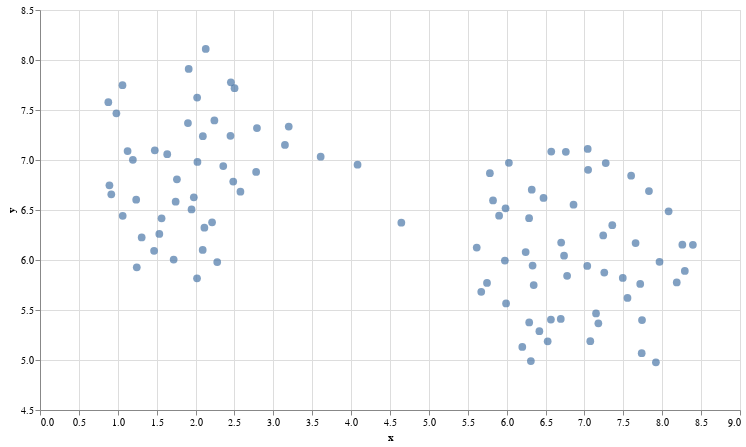
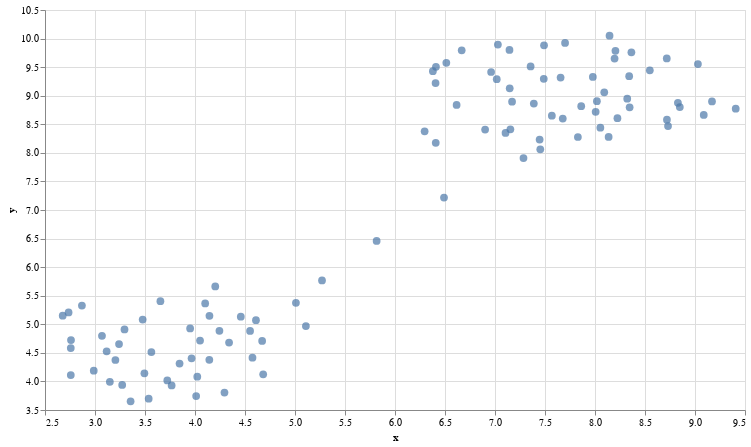

Here is the notebook cell these charts were saved with, in order:
### Code cell
# UMAP reduces the dimensions from 1024 to 2 dimensions that we can plot
reducer = umap.UMAP(n_neighbors=20)
umap_embeds = reducer.fit_transform(embeddings)
# Prepare the data to plot and interactive visualization
# using Altair
df_explore = pd.DataFrame(data={'text': df['ha_ig_text'][:100]})
df_explore['x'] = umap_embeds[:,0]
df_explore['y'] = umap_embeds[:,1]
# Plot
chart = alt.Chart(df_explore).mark_circle(size=60).encode(
    x=#'x',
    alt.X('x',
        scale=alt.Scale(zero=False)
    ),
    y=
    alt.Y('y',
        scale=alt.Scale(zero=False)
    ),
    tooltip=['text']
).properties(
    width=700,
    height=400
)
chart.interactive()

### Figure 1 — Vega-Lite specification as saved in the notebook (floating-point values rounded to 4 significant figures)
{"config": {"view": {"continuousWidth": 400, "continuousHeight": 300}}, "data": {"name": "data-15fde31980414c5676607ffff3b9edb8"}, "mark": {"type": "circle", "size": 60}, "encoding": {"tooltip": [{"field": "text", "type": "nominal"}], "x": {"field": "x", "scale": {"zero": false}, "type": "quantitative"}, "y": {"field": "y", "scale": {"zero": false}, "type": "quantitative"}}, "height": 400, "selection": {"selector003": {"type": "interval", "bind": "scales", "encodings": ["x", "y"]}}, "width": 700, "$schema": "https://vega.github.io/schema/vega-lite/v4.17.0.json", "datasets": {"data-15fde31980414c5676607ffff3b9edb8": [{"text": "baka film din banza director allah ya dafa ni nasan zai yi daidai da abnd ake bukata", "x": 0.9822, "y": 7.466}, {"text": "allah ubangiji yaiwa rayuwarsa albarka", "x": 2.501, "y": 7.719}, {"text": "abu nafarko gamawa da duniya lafiya kuma inason ingama da uwayena lafiya sannan arzikin duniya dana lahira  sannan inason ganin annabi  s a w  koda cikin mafarkinane   gaskiya dai kuma inason aur", "x": 1.978, "y": 6.627}, {"text": "allah yasa muyi kyakkyawan qarshe", "x": 2.485, "y": 6.785}, {"text": "ba wasa a fuskokinsu  may you succeed always guys", "x": 7.919, "y": 4.977}, {"text": "aslm bbc hausa tambaya ta itace shekara bbc hausa nawa kuma a wace kasa takene nagode   fatan alkairi", "x": 1.476, "y": 7.096}, {"text": "allah yasa donal trump y kawo w buhari ziyara suyi hanu biyu d shi amin", "x": 2.092, "y": 6.1}, {"text": "toh allah ya sakawa yan gaza", "x": 2.024, "y": 6.98}, {"text": "wannan gsky ne wallahi munacikin lahaula allah muke roqo daya kawo mana daukinsa", "x": 1.063, "y": 6.441}, {"text": "ya subhanallahi   allah ya jiqansu ya gafarta musu ameen", "x": 2.789, "y": 7.319}, {"text": "ah lallai ka burge", "x": 1.744, "y": 6.584}, {"text": "a haba dai kano pillars    allah ya bashi team a chan inda take", "x": 1.194, "y": 7.002}, {"text": "ba a cewa                  ya mutu                  kamarh dabba  sai dey ace                 yarasu                 allah ya mugane amen", "x": 2.131, "y": 8.111}, {"text": "gsky ne allah ya taimaki", "x": 2.577, "y": 6.683}, {"text": "sister dinki tayi kyau sosai", "x": 4.646, "y": 6.374}, {"text": "allah yashiryar damu baki dai wlh wasu mutane akwai sheri garesu", "x": 1.563, "y": 6.417}, {"text": "allahu akbar allah yaqara nisan kwana mai amfani daga bakin jikan mal  arzika dan nepu sokoto state bodinga l g ketaeren sawaba area", "x": 1.636, "y": 7.058}, {"text": "allah ya sa mu dace amin", "x": 2.356, "y": 6.939}, {"text": "gsky hirar nan tae dadi allah ya taemaka", "x": 2.779, "y": 6.881}, {"text": "idan ansamu iphone 1 in aso", "x": 3.609, "y": 7.034}, {"text": "gamji mazan kwarai namiji uban yan boko  allah ya qara haskaka makwanci", "x": 1.237, "y": 6.603}, {"text": "ko babu komai akwai araha", "x": 1.534, "y": 6.261}, {"text": "allah yakara jagora", "x": 2.242, "y": 7.396}, {"text": "dan allah a ina xan samu complete shirinku da kukeyi mai suna dan birni i m in love with the movie  thanks   allah ya kara daukaka", "x": 0.8784, "y": 7.578}, {"text": "allah ya karemana kasarmu tagado nigeria da kare warsa daga sharrin yan siyasa ameeeeeeeeeen", "x": 2.019, "y": 5.817}, {"text": "masha allah  muna godiya da aikin megida", "x": 0.9167, "y": 6.656}, {"text": "show love to rahama sadau", "x": 4.083, "y": 6.954}, {"text": "good haka muke so yan man united ayi hakure sai next level", "x": 1.126, "y": 7.089}, {"text": "allah yasa afara asa a allah yayi jagora", "x": 2.094, "y": 7.238}, {"text": "allah ya sauwaqe mata wannan jarrabawar", "x": 1.76, "y": 6.806}, {"text": "allah ya fiddasu lafiya   alfarmar annabi muhammad s a w", "x": 2.454, "y": 7.776}, {"text": "allah ya sa ka da alkharin sa", "x": 2.02, "y": 7.624}, {"text": "kuma dai ya allah mun mika lamuramu zuwa gareka ya allah ka kawo mana mafeta kasa ta nageria ya allah kai ne maji rokon bayinka amin ya hauyu ya kauyumu", "x": 1.244, "y": 5.927}, {"text": "amin y rabbi dama allah swt y halicche mu sannan y ban ban tamu t bangaren yare   al adu d kuma kabilu ba don komai bah se dan wannan dalilan allah y karo mana lpy d zaman lpy gami d yalwar arzik", "x": 1.467, "y": 6.092}, {"text": "congratulations zamuzo musha kaman ba gobe", "x": 7.736, "y": 5.068}, {"text": "congratulations stardom har birnin sin", "x": 1.902, "y": 7.369}, {"text": "allah yajikansa da rahma yasa albarka ga iyalansa daya bari amen", "x": 1.912, "y": 7.911}, {"text": "mashaallah allah ya kara daukaka darajar wanan film allah ya nuna mana kizo jahar katsina domin haska mana shi a cinema amin", "x": 1.061, "y": 7.748}, {"text": "allah ka yaye mana wadannan masifu a nigeria", "x": 2.279, "y": 5.979}, {"text": "toh mudae wannan cutar allah ya karu mu  kuma mutane sugane cewa idan kaga gemun dan uwanka yakama da wuta toh ka yai yafa ma naka ruwa", "x": 1.718, "y": 6.005}, {"text": "yaye kyau    gaskiya mahmud yana playing role mai wuya a wannan shirrin labarin", "x": 0.8927, "y": 6.746}, {"text": "allhmdllh      allah yatona asirinsu", "x": 3.198, "y": 7.334}, {"text": "koma wanne irin nau i neh allah zai karemu", "x": 1.948, "y": 6.506}, {"text": "ameen  may aljanna be their final abode", "x": 3.149, "y": 7.151}, {"text": "allah ya tsare da gaba", "x": 2.449, "y": 7.242}, {"text": "mukam muna biyayya ga gwamnati duk abunda tace idan bawai yasaba mawa addinin islama bane muna masu biyayya yauwa", "x": 1.307, "y": 6.225}, {"text": "allahu akbar  allah ka kawo mana karshen wannan bala i", "x": 2.212, "y": 6.377}, {"text": "tsakani da allah in ba a yi hankali ba sai    sudan ta koma    libiya", "x": 2.114, "y": 6.323}, {"text": "happy birthday ezigbo nne mu ochie ka ife nile bu ife oma  aru isi ike n ogologo ndu buru nke gi  now and forever   amen", "x": 8.187, "y": 5.775}, {"text": "o biliwo o biliwo jesu apoburu nelu obe onye mmeri", "x": 7.179, "y": 5.367}, {"text": "nsogbu ad gh   omego n   nwa an  kita  nke ah  agbag   niru niru k any  n eje", "x": 6.244, "y": 6.079}, {"text": "m  asa  gb  makata    so mma", "x": 5.977, "y": 5.994}, {"text": "wow        chidozie      ji si ike", "x": 7.149, "y": 5.466}, {"text": "jehovah idi egwu jehovah idi egwu  praise  farandmode", "x": 7.241, "y": 6.246}, {"text": "ekele d r  g  chukwuabiama     b ara egbu m  gbuo onwe ya  chineke  m  ntak r  daal  oo", "x": 7.553, "y": 5.62}, {"text": "nnem chukwu go zie g  na nk  i kw r", "x": 6.761, "y": 7.082}, {"text": "igbo medley by    inspirationalhour with umu chineke eee", "x": 6.311, "y": 4.989}, {"text": "nwaeze adighi efu n mba", "x": 5.992, "y": 5.566}, {"text": "haew god  ezigbo nwanyi", "x": 6.474, "y": 6.621}, {"text": "ar r    ewo   jee nke  ma  gbu  j", "x": 6.333, "y": 5.944}, {"text": "hbd onyeoma  chukwu gozie gi   more hits  birikwa blessings lagos state house of", "x": 8.082, "y": 6.487}, {"text": "singing  onye neme mma lekwe ikperem nala      imela  africanpraise", "x": 6.201, "y": 5.131}, {"text": "happy birthday nne   chukwu gozie gi ofuma", "x": 8.394, "y": 6.152}, {"text": "happy birthday chinecherem  okenwa  chukwu goziwerem gi    aka na emebe akwa umu nwoke na uzo opuruiche  golibe", "x": 8.291, "y": 5.891}, {"text": "nsogbu adighi  kachifo", "x": 5.615, "y": 6.125}, {"text": "ekele na nsopuru diri gi chiokike maka ndu i nyere anyi  ahu ike na amara     riwo otito", "x": 7.717, "y": 5.761}, {"text": "kedu ka   mere ezigbo eyin m", "x": 7.075, "y": 5.189}, {"text": "otua ka chineke anyi di eh agidigba eh eh eh   waciservice1  hbdrevgodwinabba", "x": 6.738, "y": 6.043}, {"text": "t t   ma nwanne", "x": 5.986, "y": 6.517}, {"text": "jesus igwe ezeoha", "x": 6.86, "y": 6.553}, {"text": "i b  chukwu   b gh  mmad  you are god you re not man  i b  chukwu   b gh  mmad  i b  chukwu   b gh  mmad  i b  chukwu   b gh  mmad  na you be god almighty god you no be man oh you no be man oh", "x": 7.6, "y": 6.843}, {"text": "nne i s r  ike o", "x": 5.825, "y": 6.596}, {"text": "chukwu oma onyeoma na   chukwu oma onyeoma na   chukwu oma chobioma    praising god in a special", "x": 7.829, "y": 6.689}, {"text": "igbo amaka dimkpa anagh  a ka nk  n egwu   ma a gb   egwu ichaka", "x": 6.29, "y": 5.376}, {"text": "biri kam biri egbe bere ugo bere  nke si ibeya ebele  nkw  kwa ya", "x": 6.527, "y": 5.187}, {"text": "oga nd  oga", "x": 5.903, "y": 6.443}, {"text": "auntie ngo i like ya dress  omara ezigbo mma", "x": 5.747, "y": 5.77}, {"text": "happy birthday mazi iga adi ka echi makana echi adi agwu agwu  onyenweanyi gozie gi", "x": 7.965, "y": 5.982}, {"text": "ndewo nwoke  ma", "x": 6.028, "y": 6.971}, {"text": "nd  nke m", "x": 5.784, "y": 6.869}, {"text": "okonkwo in things fall apart   ka chukwu okike abiama chekwa gi  nye gi ahu ike n ogologo ndu", "x": 7.358, "y": 6.348}, {"text": "ezenkwobi  ny  spare parts na agbani", "x": 6.569, "y": 5.404}, {"text": "ekele dibia gworo akidi  ya agwota ozo", "x": 7.255, "y": 5.874}, {"text": "onye eze   udo di ri gi onye oma  more grace as you reach out to the masses in imo state  remember me kwanu e don tey na", "x": 7.493, "y": 5.821}, {"text": "biko ndi obodoukwu nwere umu asa di sharp bonario tell her pls", "x": 6.696, "y": 5.411}, {"text": "even contact his suppliers in china  chukwu mekwalu nd  ya ebele", "x": 6.573, "y": 7.084}, {"text": "time for our  thanksgiving dance and procession  nagode jesu ibu chukwu onye dinma oluwa etobi      thanksgivingsunday  talagos", "x": 8.259, "y": 6.153}, {"text": "lmao  chukwu gba gi ume", "x": 7.047, "y": 6.902}, {"text": "np chukwu agozi go gi   ft lucy q       dreamlounge with    tgif  turnup", "x": 7.042, "y": 7.111}, {"text": "it s the  thefirstflight2theweekend w   x  np chukwu agozi di gi ft", "x": 7.274, "y": 6.97}, {"text": "odogwu na agha dike na agha nara ekele odogwu na agha dike na agha nara ekele olisa kere uwa chukwu na eme nma agam buru hallelujah eburu bu gara jehovah  mercyconference2021", "x": 7.658, "y": 6.169}, {"text": "good morning    ndi n anyi    bia ka anyi rie cc", "x": 5.673, "y": 5.681}, {"text": "jesus  aka m d  elu e jesus  ikpere m di na  l", "x": 6.701, "y": 6.174}, {"text": "nwa na asu igbo  obi dim uto  ada kedu", "x": 6.777, "y": 5.841}, {"text": "nna  jide ka iji", "x": 6.288, "y": 6.419}, {"text": "ogssian nwanne  udo diri gi", "x": 7.036, "y": 5.941}, {"text": "ututu oma nna o  kedu", "x": 6.323, "y": 6.703}, {"text": "thank you jesus  onye nwe anyi imela    goodmorningenugu  goodmorningenugu2018", "x": 7.74, "y": 5.399}, {"text": "chai    i na agba mbo ofuma  jisie ike", "x": 6.348, "y": 5.749}, {"text": "igbo ndi oma  ndewonu  bia soro noria na oge  obinwanne  ubochim cc", "x": 6.421, "y": 5.288}]}}

### Figure 2 — Vega-Lite specification as saved in the notebook (floating-point values rounded to 4 significant figures)
{"config": {"view": {"continuousWidth": 400, "continuousHeight": 300}}, "data": {"name": "data-59f46bbc2fc5574692e8b3f8554a9c69"}, "mark": {"type": "circle", "size": 60}, "encoding": {"tooltip": [{"field": "text", "type": "nominal"}], "x": {"field": "x", "scale": {"zero": false}, "type": "quantitative"}, "y": {"field": "y", "scale": {"zero": false}, "type": "quantitative"}}, "height": 400, "selection": {"selector004": {"type": "interval", "bind": "scales", "encodings": ["x", "y"]}}, "width": 700, "$schema": "https://vega.github.io/schema/vega-lite/v4.17.0.json", "datasets": {"data-59f46bbc2fc5574692e8b3f8554a9c69": [{"text": "baka film din banza director allah ya dafa ni nasan zai yi daidai da abnd ake bukata", "x": 2.677, "y": 5.15}, {"text": "allah ubangiji yaiwa rayuwarsa albarka", "x": 4.458, "y": 5.134}, {"text": "abu nafarko gamawa da duniya lafiya kuma inason ingama da uwayena lafiya sannan arzikin duniya dana lahira  sannan inason ganin annabi  s a w  koda cikin mafarkinane   gaskiya dai kuma inason aur", "x": 2.988, "y": 4.188}, {"text": "allah yasa muyi kyakkyawan qarshe", "x": 4.102, "y": 5.364}, {"text": "ba wasa a fuskokinsu  may you succeed always guys", "x": 6.407, "y": 8.176}, {"text": "aslm bbc hausa tambaya ta itace shekara bbc hausa nawa kuma a wace kasa takene nagode   fatan alkairi", "x": 2.758, "y": 4.112}, {"text": "allah yasa donal trump y kawo w buhari ziyara suyi hanu biyu d shi amin", "x": 4.295, "y": 3.806}, {"text": "toh allah ya sakawa yan gaza", "x": 3.966, "y": 4.405}, {"text": "wannan gsky ne wallahi munacikin lahaula allah muke roqo daya kawo mana daukinsa", "x": 3.07, "y": 4.799}, {"text": "ya subhanallahi   allah ya jiqansu ya gafarta musu ameen", "x": 4.672, "y": 4.708}, {"text": "ah lallai ka burge", "x": 3.477, "y": 5.082}, {"text": "a haba dai kano pillars    allah ya bashi team a chan inda take", "x": 2.758, "y": 4.584}, {"text": "ba a cewa                  ya mutu                  kamarh dabba  sai dey ace                 yarasu                 allah ya mugane amen", "x": 3.951, "y": 4.928}, {"text": "gsky ne allah ya taimaki", "x": 3.654, "y": 5.405}, {"text": "sister dinki tayi kyau sosai", "x": 6.49, "y": 7.218}, {"text": "allah yashiryar damu baki dai wlh wasu mutane akwai sheri garesu", "x": 3.148, "y": 3.994}, {"text": "allahu akbar allah yaqara nisan kwana mai amfani daga bakin jikan mal  arzika dan nepu sokoto state bodinga l g ketaeren sawaba area", "x": 4.023, "y": 4.082}, {"text": "allah ya sa mu dace amin", "x": 4.341, "y": 4.68}, {"text": "gsky hirar nan tae dadi allah ya taemaka", "x": 4.203, "y": 5.663}, {"text": "idan ansamu iphone 1 in aso", "x": 5.27, "y": 5.767}, {"text": "gamji mazan kwarai namiji uban yan boko  allah ya qara haskaka makwanci", "x": 3.116, "y": 4.528}, {"text": "ko babu komai akwai araha", "x": 3.204, "y": 4.375}, {"text": "allah yakara jagora", "x": 4.244, "y": 4.885}, {"text": "dan allah a ina xan samu complete shirinku da kukeyi mai suna dan birni i m in love with the movie  thanks   allah ya kara daukaka", "x": 2.736, "y": 5.208}, {"text": "allah ya karemana kasarmu tagado nigeria da kare warsa daga sharrin yan siyasa ameeeeeeeeeen", "x": 4.012, "y": 3.744}, {"text": "masha allah  muna godiya da aikin megida", "x": 3.295, "y": 4.909}, {"text": "show love to rahama sadau", "x": 5.816, "y": 6.459}, {"text": "good haka muke so yan man united ayi hakure sai next level", "x": 2.76, "y": 4.725}, {"text": "allah yasa afara asa a allah yayi jagora", "x": 4.05, "y": 4.715}, {"text": "allah ya sauwaqe mata wannan jarrabawar", "x": 3.564, "y": 4.514}, {"text": "allah ya fiddasu lafiya   alfarmar annabi muhammad s a w", "x": 4.61, "y": 5.072}, {"text": "allah ya sa ka da alkharin sa", "x": 4.682, "y": 4.125}, {"text": "kuma dai ya allah mun mika lamuramu zuwa gareka ya allah ka kawo mana mafeta kasa ta nageria ya allah kai ne maji rokon bayinka amin ya hauyu ya kauyumu", "x": 3.356, "y": 3.653}, {"text": "amin y rabbi dama allah swt y halicche mu sannan y ban ban tamu t bangaren yare   al adu d kuma kabilu ba don komai bah se dan wannan dalilan allah y karo mana lpy d zaman lpy gami d yalwar arzik", "x": 3.846, "y": 4.312}, {"text": "congratulations zamuzo musha kaman ba gobe", "x": 6.296, "y": 8.377}, {"text": "congratulations stardom har birnin sin", "x": 4.575, "y": 4.415}, {"text": "allah yajikansa da rahma yasa albarka ga iyalansa daya bari amen", "x": 4.145, "y": 5.147}, {"text": "mashaallah allah ya kara daukaka darajar wanan film allah ya nuna mana kizo jahar katsina domin haska mana shi a cinema amin", "x": 2.869, "y": 5.327}, {"text": "allah ka yaye mana wadannan masifu a nigeria", "x": 4.143, "y": 4.377}, {"text": "toh mudae wannan cutar allah ya karu mu  kuma mutane sugane cewa idan kaga gemun dan uwanka yakama da wuta toh ka yai yafa ma naka ruwa", "x": 3.494, "y": 4.141}, {"text": "yaye kyau    gaskiya mahmud yana playing role mai wuya a wannan shirrin labarin", "x": 3.24, "y": 4.655}, {"text": "allhmdllh      allah yatona asirinsu", "x": 5.009, "y": 5.376}, {"text": "koma wanne irin nau i neh allah zai karemu", "x": 3.272, "y": 3.939}, {"text": "ameen  may aljanna be their final abode", "x": 5.109, "y": 4.969}, {"text": "allah ya tsare da gaba", "x": 4.551, "y": 4.885}, {"text": "mukam muna biyayya ga gwamnati duk abunda tace idan bawai yasaba mawa addinin islama bane muna masu biyayya yauwa", "x": 3.537, "y": 3.699}, {"text": "allahu akbar  allah ka kawo mana karshen wannan bala i", "x": 3.723, "y": 4.018}, {"text": "tsakani da allah in ba a yi hankali ba sai    sudan ta koma    libiya", "x": 3.766, "y": 3.929}, {"text": "happy birthday ezigbo nne mu ochie ka ife nile bu ife oma  aru isi ike n ogologo ndu buru nke gi  now and forever   amen", "x": 6.409, "y": 9.506}, {"text": "o biliwo o biliwo jesu apoburu nelu obe onye mmeri", "x": 7.49, "y": 9.882}, {"text": "nsogbu ad gh   omego n   nwa an  kita  nke ah  agbag   niru niru k any  n eje", "x": 8.718, "y": 9.653}, {"text": "m  asa  gb  makata    so mma", "x": 8.322, "y": 8.948}, {"text": "wow        chidozie      ji si ike", "x": 7.171, "y": 8.896}, {"text": "jehovah idi egwu jehovah idi egwu  praise  farandmode", "x": 7.488, "y": 9.297}, {"text": "ekele d r  g  chukwuabiama     b ara egbu m  gbuo onwe ya  chineke  m  ntak r  daal  oo", "x": 7.656, "y": 9.317}, {"text": "nnem chukwu go zie g  na nk  i kw r", "x": 7.829, "y": 8.277}, {"text": "igbo medley by    inspirationalhour with umu chineke eee", "x": 8.346, "y": 8.798}, {"text": "nwaeze adighi efu n mba", "x": 8.548, "y": 9.444}, {"text": "haew god  ezigbo nwanyi", "x": 8.007, "y": 8.719}, {"text": "ar r    ewo   jee nke  ma  gbu  j", "x": 8.019, "y": 8.904}, {"text": "hbd onyeoma  chukwu gozie gi   more hits  birikwa blessings lagos state house of", "x": 6.961, "y": 9.415}, {"text": "singing  onye neme mma lekwe ikperem nala      imela  africanpraise", "x": 8.224, "y": 8.607}, {"text": "happy birthday nne   chukwu gozie gi ofuma", "x": 6.379, "y": 9.43}, {"text": "happy birthday chinecherem  okenwa  chukwu goziwerem gi    aka na emebe akwa umu nwoke na uzo opuruiche  golibe", "x": 6.513, "y": 9.576}, {"text": "nsogbu adighi  kachifo", "x": 9.029, "y": 9.554}, {"text": "ekele na nsopuru diri gi chiokike maka ndu i nyere anyi  ahu ike na amara     riwo otito", "x": 7.029, "y": 9.896}, {"text": "kedu ka   mere ezigbo eyin m", "x": 6.901, "y": 8.407}, {"text": "otua ka chineke anyi di eh agidigba eh eh eh   waciservice1  hbdrevgodwinabba", "x": 7.154, "y": 8.411}, {"text": "t t   ma nwanne", "x": 8.829, "y": 8.876}, {"text": "jesus igwe ezeoha", "x": 8.136, "y": 8.278}, {"text": "i b  chukwu   b gh  mmad  you are god you re not man  i b  chukwu   b gh  mmad  i b  chukwu   b gh  mmad  i b  chukwu   b gh  mmad  na you be god almighty god you no be man oh you no be man oh", "x": 7.388, "y": 8.862}, {"text": "nne i s r  ike o", "x": 9.087, "y": 8.664}, {"text": "chukwu oma onyeoma na   chukwu oma onyeoma na   chukwu oma chobioma    praising god in a special", "x": 7.147, "y": 9.131}, {"text": "igbo amaka dimkpa anagh  a ka nk  n egwu   ma a gb   egwu ichaka", "x": 8.196, "y": 9.649}, {"text": "biri kam biri egbe bere ugo bere  nke si ibeya ebele  nkw  kwa ya", "x": 8.342, "y": 9.342}, {"text": "oga nd  oga", "x": 9.17, "y": 8.9}, {"text": "auntie ngo i like ya dress  omara ezigbo mma", "x": 7.285, "y": 7.909}, {"text": "happy birthday mazi iga adi ka echi makana echi adi agwu agwu  onyenweanyi gozie gi", "x": 6.667, "y": 9.795}, {"text": "ndewo nwoke  ma", "x": 8.73, "y": 8.468}, {"text": "nd  nke m", "x": 9.407, "y": 8.773}, {"text": "okonkwo in things fall apart   ka chukwu okike abiama chekwa gi  nye gi ahu ike n ogologo ndu", "x": 7.701, "y": 9.924}, {"text": "ezenkwobi  ny  spare parts na agbani", "x": 7.978, "y": 9.329}, {"text": "ekele dibia gworo akidi  ya agwota ozo", "x": 7.017, "y": 9.29}, {"text": "onye eze   udo di ri gi onye oma  more grace as you reach out to the masses in imo state  remember me kwanu e don tey na", "x": 7.145, "y": 9.801}, {"text": "biko ndi obodoukwu nwere umu asa di sharp bonario tell her pls", "x": 8.054, "y": 8.441}, {"text": "even contact his suppliers in china  chukwu mekwalu nd  ya ebele", "x": 7.678, "y": 8.601}, {"text": "time for our  thanksgiving dance and procession  nagode jesu ibu chukwu onye dinma oluwa etobi      thanksgivingsunday  talagos", "x": 6.406, "y": 9.221}, {"text": "lmao  chukwu gba gi ume", "x": 7.568, "y": 8.65}, {"text": "np chukwu agozi go gi   ft lucy q       dreamlounge with    tgif  turnup", "x": 7.453, "y": 8.063}, {"text": "it s the  thefirstflight2theweekend w   x  np chukwu agozi di gi ft", "x": 7.446, "y": 8.233}, {"text": "odogwu na agha dike na agha nara ekele odogwu na agha dike na agha nara ekele olisa kere uwa chukwu na eme nma agam buru hallelujah eburu bu gara jehovah  mercyconference2021", "x": 7.356, "y": 9.513}, {"text": "good morning    ndi n anyi    bia ka anyi rie cc", "x": 7.105, "y": 8.348}, {"text": "jesus  aka m d  elu e jesus  ikpere m di na  l", "x": 7.862, "y": 8.816}, {"text": "nwa na asu igbo  obi dim uto  ada kedu", "x": 8.364, "y": 9.759}, {"text": "nna  jide ka iji", "x": 8.848, "y": 8.802}, {"text": "ogssian nwanne  udo diri gi", "x": 8.145, "y": 10.05}, {"text": "ututu oma nna o  kedu", "x": 8.719, "y": 8.58}, {"text": "thank you jesus  onye nwe anyi imela    goodmorningenugu  goodmorningenugu2018", "x": 6.616, "y": 8.838}, {"text": "chai    i na agba mbo ofuma  jisie ike", "x": 8.093, "y": 9.06}, {"text": "igbo ndi oma  ndewonu  bia soro noria na oge  obinwanne  ubochim cc", "x": 8.204, "y": 9.787}]}}
